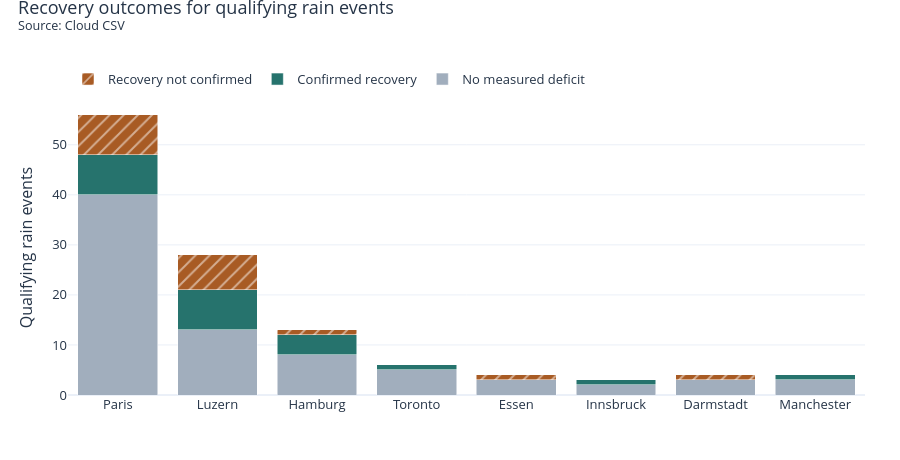

Write notebook code for a chart like this one.
### Markdown cell above
### 4. Rain-event recovery outcomes by city

How many well-observed events fell into each outcome? Every qualifying event contributes once. A measured deficit is a flow drop of at least 10% during rain. Recovery is assessed only for events with a measured deficit.

### Code cell
event_outcomes = (
    events.groupby(['city', 'recovery_status']).size().unstack(fill_value=0)
    .reindex(index=CITIES, columns=list(outcome_labels), fill_value=0)
)
event_totals = event_outcomes.sum(axis=1)
fig_event_outcomes = go.Figure()
for (status, label), color, pattern in zip(
    outcome_labels.items(), ['#a1aebd', '#26736d', '#a85b24'], ['', '', '/']
):
    fig_event_outcomes.add_trace(go.Bar(
        x=[NAMES[city] for city in CITIES], y=event_outcomes[status], customdata=event_totals,
        name=label, marker=dict(color=color, pattern=dict(shape=pattern)),
        hovertemplate='%{x}<br>%{y} of %{customdata} qualifying events',
    ))
style_notebook_plot(fig_event_outcomes, 'Recovery outcomes for qualifying rain events')
fig_event_outcomes.update_layout(barmode='stack')
fig_event_outcomes.update_yaxes(title_text='Qualifying rain events', rangemode='tozero')
fig_event_outcomes.show()

### Figure 1 — Plotly figure (JSON) as saved in the notebook; plotly's stock layout.template omitted (floating-point values rounded to 4 significant figures)
{"data": [{"customdata": [56, 28, 13, 6, 4, 3, 4, 4], "hovertemplate": "%{x}<br>%{y} of %{customdata} qualifying events", "marker": {"color": "#a1aebd", "pattern": {"shape": ""}}, "name": "No measured deficit", "type": "bar", "x": ["Paris", "Luzern", "Hamburg", "Toronto", "Essen", "Innsbruck", "Darmstadt", "Manchester"], "y": [40, 13, 8, 5, 3, 2, 3, 3]}, {"customdata": [56, 28, 13, 6, 4, 3, 4, 4], "hovertemplate": "%{x}<br>%{y} of %{customdata} qualifying events", "marker": {"color": "#26736d", "pattern": {"shape": ""}}, "name": "Confirmed recovery", "type": "bar", "x": ["Paris", "Luzern", "Hamburg", "Toronto", "Essen", "Innsbruck", "Darmstadt", "Manchester"], "y": [8, 8, 4, 1, 0, 1, 0, 1]}, {"customdata": [56, 28, 13, 6, 4, 3, 4, 4], "hovertemplate": "%{x}<br>%{y} of %{customdata} qualifying events", "marker": {"color": "#a85b24", "pattern": {"shape": "/"}}, "name": "Recovery not confirmed", "type": "bar", "x": ["Paris", "Luzern", "Hamburg", "Toronto", "Essen", "Innsbruck", "Darmstadt", "Manchester"], "y": [8, 7, 1, 0, 1, 0, 1, 0]}], "layout": {"barmode": "stack", "font": {"color": "#253447", "size": 13}, "height": 460, "legend": {"orientation": "h", "y": 1.02, "yanchor": "bottom"}, "margin": {"b": 65, "l": 68, "r": 35, "t": 100}, "title": {"text": "Recovery outcomes for qualifying rain events<br><sup>Source: Cloud CSV</sup>", "x": 0.02, "y": 0.97, "yanchor": "top"}, "yaxis": {"rangemode": "tozero", "title": {"text": "Qualifying rain events"}}}}
